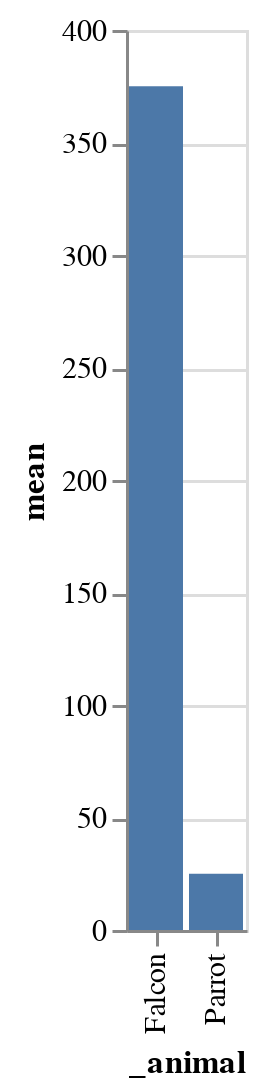

Notebook code for this chart:
### Markdown cell above
In one chunk of code:

### Code cell
chart = alt.Chart(df).mark_bar().encode(x='_animal:O',
                                        y='mean:Q')
chart

### Figure 1 — Vega-Lite specification as saved in the notebook (floating-point values rounded to 4 significant figures)
{"config": {"view": {"continuousWidth": 300, "continuousHeight": 300}}, "data": {"name": "data-3a399af0c1ef092712b4d1091a12f9af"}, "mark": {"type": "bar"}, "encoding": {"x": {"field": "_animal", "type": "ordinal"}, "y": {"field": "mean", "type": "quantitative"}}, "$schema": "https://vega.github.io/schema/vega-lite/v5.17.0.json", "datasets": {"data-3a399af0c1ef092712b4d1091a12f9af": [{"_animal": "Falcon", "mean": 375.0, "count": 750.0}, {"_animal": "Parrot", "mean": 25.0, "count": 50.0}]}}
